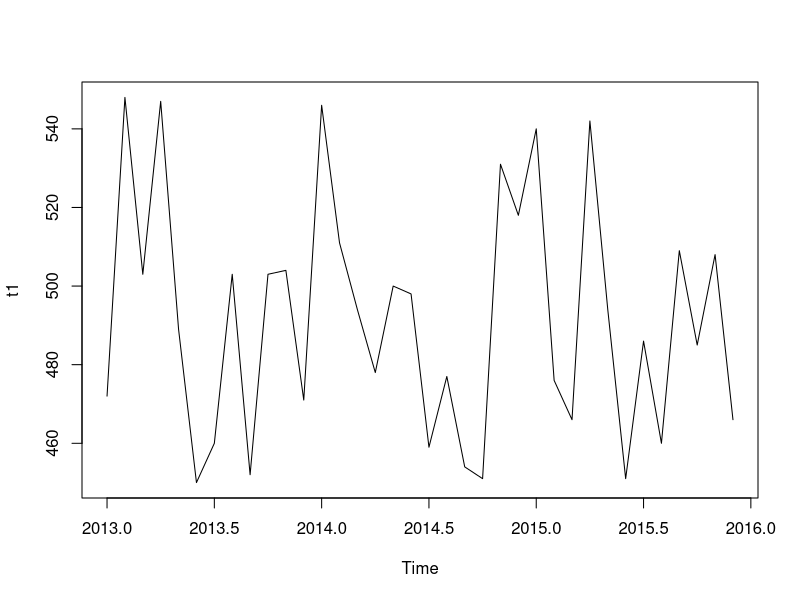
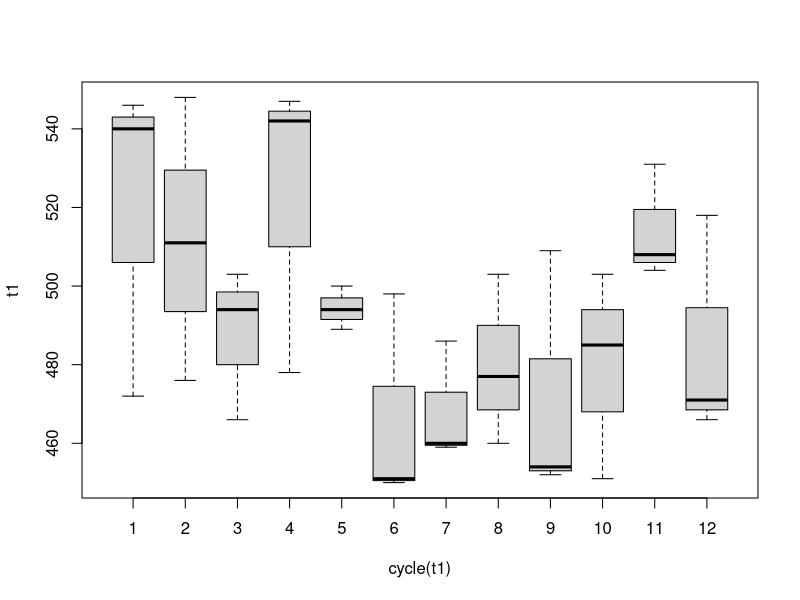
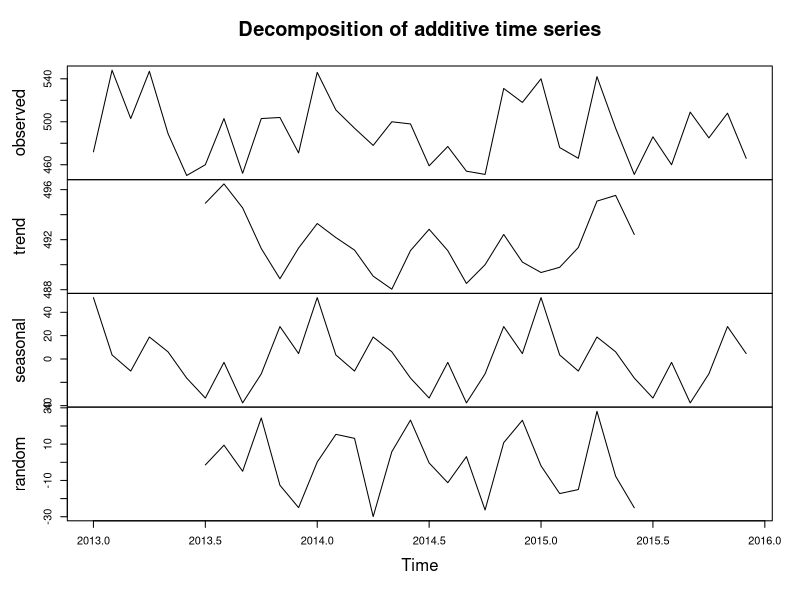
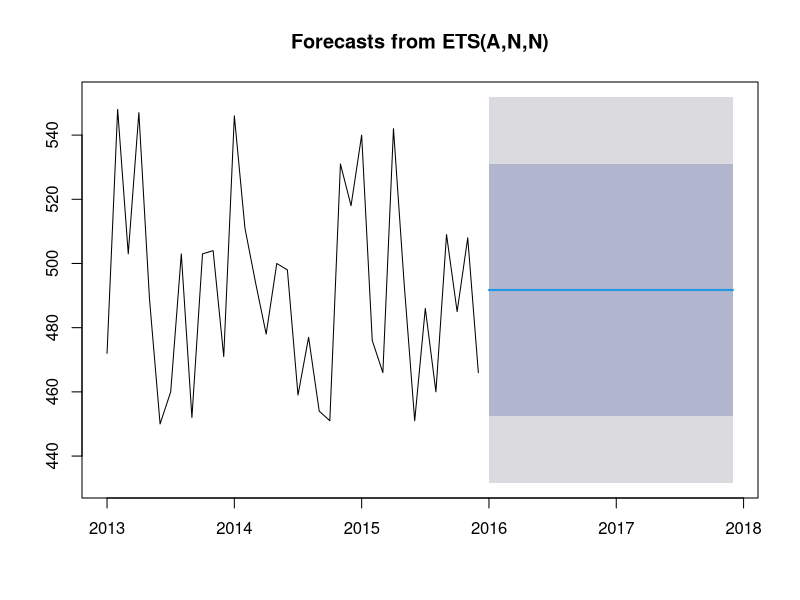
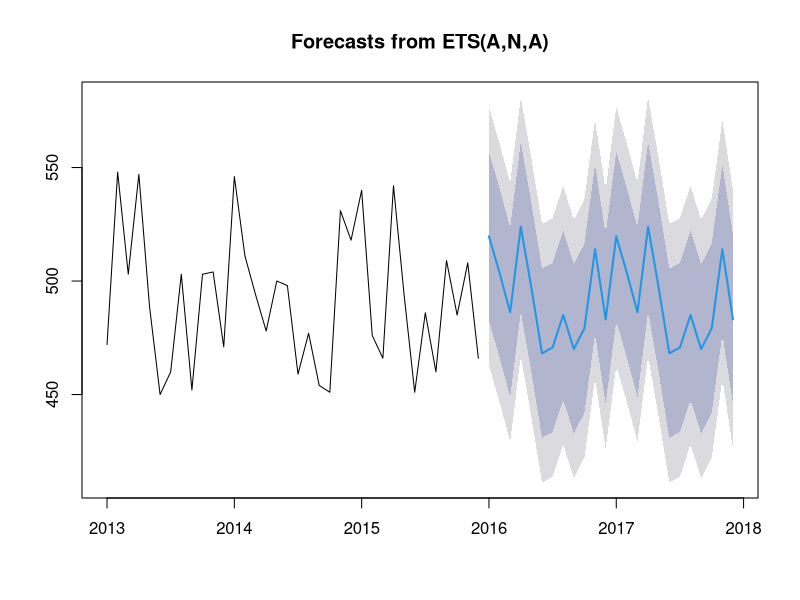
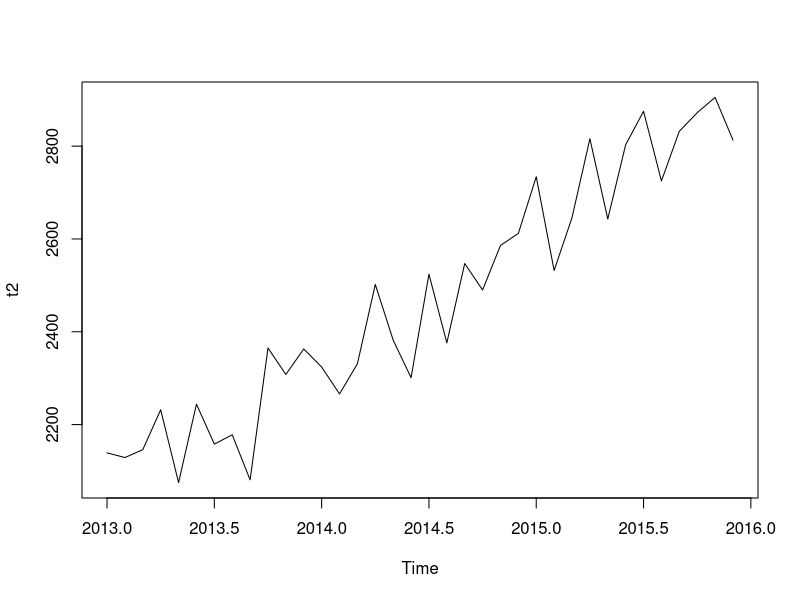
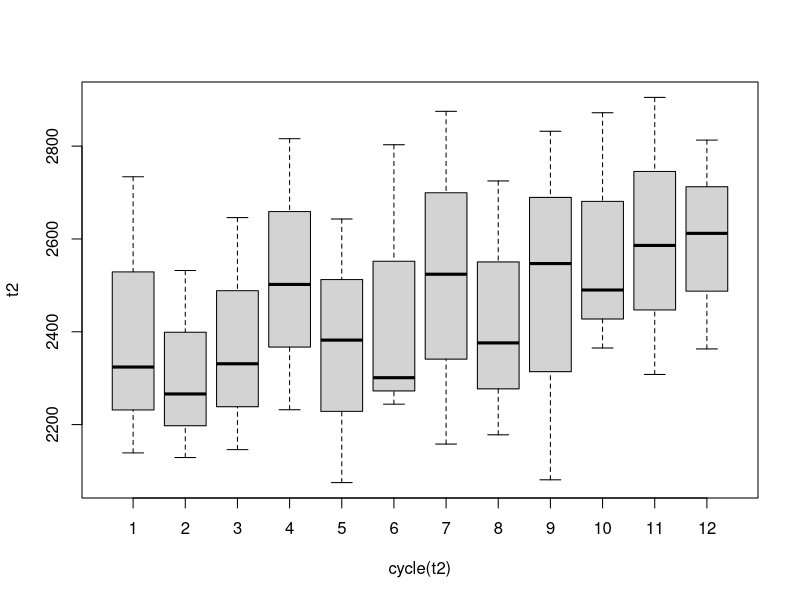
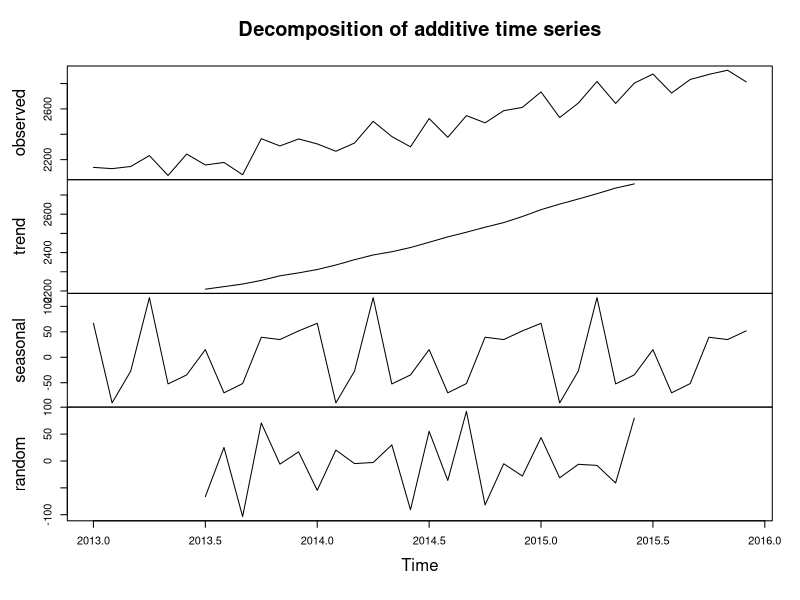

Reproduce these figures in R, in order. (Note: this script raises an error after producing the figures.)
# Loading Libraries
if (!require("forecast")) install.packages("forecast"); library(forecast)

# Functions
rmse <- function(error)
{
  sqrt(mean(error^2))
}

# Importing Data
raw_data <- read.csv("Sample_TimeSeries.csv")



##### Prod_1 #####

t1 <- ts(raw_data[raw_data$Product == "Prod_1", "Demand"], start = c(2013, 01), freq = 12)

plot(t1) # Erratic within range of about 100 units of demand
boxplot(t1~cycle(t1)) # November to April can be considered high demand months. Seasonality unclear.
plot(decompose(t1)) # Trend within small range. Seasonality explains almost half of erraticity.

# ETS
t1.ets <- ets(t1) # Detected No Seasonality/ Trend. ETS Model Type: A,N,N
plot(forecast(t1.ets, n.ahead = 12))
rmse(t1.ets$residuals) # RMSE = 29.75381

# Custom ETS
t1.ets_2 <- ets(t1, model = "ANA")
plot(predict(t1.ets_2, n.ahead = 12))
rmse(t1.ets_2$residuals) # RMSE = 23.04582, Better than ETS Model Type: A,N,N

# Selecting Result for A,N,A ETS:
prod_1 <- forecast(t1.ets_2, h = 3)



##### Prod_2 #####

t2 <- ts(raw_data[raw_data$Product == "Prod_2", "Demand"], start = c(2013, 01), freq = 12)

plot(t2) # Trending Up - Non Stationary series
boxplot(t2~cycle(t2)) # Minor Seasonality
plot(decompose(t2)) # Obvious Trend
acf(t2) # Anticipated due to Linear Trend
pacf(t2) # No evidence of Auto-Regression
plot(decompose(diff(t2))) # First order differential does not bring about stationarity
plot(decompose(diff(diff(t2)))) # Second order differential appears stationary
acf(diff(diff(t2))) # ACF plot of second order differential suggests MA coefficient of 1
pacf(diff(diff(t2))) # PACF plot of second order differential suggests AR coefficient of 3

# Corresponding ARIMA model
t2.arima <- arima(t2, order = c(3,2,1)) # AIC = 413.98

# Best practise to try nearby values of AR and MA coefficient
t2.arima_test <- arima(t2, order = c(2,2,1)) # AIC = 415.49
t2.arima_test <- arima(t2, order = c(4,2,1)) # AIC = 415.92
t2.arima_test <- arima(t2, order = c(3,2,0)) # AIC = 424.65
t2.arima_test <- arima(t2, order = c(3,2,2)) # AIC = 416.05

# Auto Arima Function from forecast package suggests ARIMA(0,1,2)
t2.aa <- auto.arima(t2, ic = "aic") # AIC = 415.39
plot(forecast(t2.aa, h = 12))

# Lowest AIC achieved with ARIMA(3,2,1) model
t2.predict <- predict(t2.arima, n.ahead = 12); ts.plot(t2, t2.predict$pred, lty=1:2) # Captures Trend. Fails to capture Seasonality.
plot(t2.arima$residuals) # Appear to be white noise
rmse(t2.arima$residuals) # RMSE = 80.75743

# Applying Holt Winters Forecast
t2.hw <- HoltWinters(t2); plot(t2.hw)
# Best fit is found with parameters alpha = 0.16, beta = 0.08, gamma = 0.88
# Small alpha justified as trend is linear throughout. Small beta justified due to zig-zag nature. 
# Oversensitive to Seasonality. Will emulate previous years seasonality almost completely.
ts.plot(t2, predict(t2.hw, n.ahead = 12), lty=1:2)
(t2.hw$SSE/36)^0.5 # RMSE = 76.85733

t2.ets_1 <- ets(t2); plot(t2.ets_1)
# ETS method gives best fit for alpha = beta = 0.0583. Ignores seasonality.
t2.predict <- predict(t2.ets_1, n.ahead = 12); ts.plot(t2, ts(t2.predict$mean[1:12], freq = 12, start = c(2016, 01)), lty=1:2)
rmse(t2.ets_1$residuals) # RMSE = 82.32962

t2.ets_2 <- ets(t2, model = "AAA"); plot(t2.ets_2)
# ETS method gives best fit for alpha = 0.1284, beta = 1e-04, gamma = 1e-04
t2.predict <- predict(t2.ets_2, n.ahead = 12); ts.plot(t2, ts(t2.predict$mean[1:12], freq = 12, start = c(2016, 01)), lty=1:2)
# Less sensitive to Seasonality. Final Forecast.
rmse(t2.ets_2$residuals) # RMSE = 63.99216, Lowest So Far. Using AAA ETS For Results.

prod_2 <- forecast(t2.ets_2, h = 3)



##### Prod_3 #####

t3 <- ts(raw_data[raw_data$Product == "Prod_3", "Demand"], start = c(2013, 01), freq = 12)

plot(t3) # Trending Down - Non Stationary series
boxplot(t3~cycle(t3)) # Minor Seasonality, Mostly attributed to Decreasing Trend
plot(decompose(t3)) # Trend Dictates Time Series
acf(t3) # AR Component as expected
pacf(t3) # Auto-Regression with lag 1
plot(decompose(diff(t3))) # First order differential brings little stationarity. Trend is contanimated.
acf(diff(t3)) # ACF plot of first order differential no MA component

# Attempting Exponential Smoothing Method with low response to seasonality
t3.ets <- ets(t3, model = "AAN")
t3.predict <- t3.predict <- predict(t3.ets, n.ahead = 12); ts.plot(t3, ts(t3.predict$mean[1:12], freq = 12, start = c(2016, 01)), lty=1:2)
rmse(t3.ets$residuals) # RMSE = 41.06534

t3.ets_2 <- ets(t3, model = "AAA")
t3.predict <- predict(t3.ets_2, n.ahead = 12); ts.plot(t3, ts(t3.predict$mean[1:12], freq = 12, start = c(2016, 01)), lty=1:2)
# alpha = 0.000108, beta = 0.000106, gamma = 0.00168. Inline with a consistently decreasing time series.
rmse(t3.ets_2$residuals) # RMSE = 38.80471. Better Model.

prod_3 <- forecast(t3.ets_2, h = 3)



##### Prod_4 #####
t4 <- ts(raw_data[raw_data$Product == "Prod_4", "Demand"], start = c(2013, 01), freq = 12)

plot(t4) # Trending Up, Appears Seasonal
boxplot(t4~cycle(t4)) # Strong Seasonality in Winters
plot(decompose(t4)) # Time Series well explained by Trend and Seasonality. 
plot(acf(diff(t4))) #Supports Annual Seasonality

t4.ets <- ets(t4, model = "AAA")
t4.predict <- forecast(t4.ets, h = 12); ts.plot(t4, ts(t4.predict$mean[1:12], freq = 12, start = c(2016, 01)), lty=1:2)
# Alpha = 0.001078, Beta = 0.000116, Gamma = 0.004372
rmse(t4.ets$residuals) # RMSE = 45.4825

prod_4 <- forecast(t4.ets, h = 3)



##### Prod_5 #####
t5 <- ts(raw_data[raw_data$Product == "Prod_5", "Demand"], start = c(2013, 01), freq = 12)

plot(t5) # Trending Up with 2 spikes annually
boxplot(t5~cycle(t5)) # Strong Seasonal effects observed in July and November
plot(decompose(t5)) 
pacf(t5) # Stong Annual Seasonality

# Attempting Exponential Smoothing Method with sensitivity to seasonality
t5.hw <- HoltWinters(t5); plot(t5.hw) # Fits very well
# Alpha = 0.5657, Beta = 0.001527, Gamma = 0.1911
ts.plot(t5, predict(t5.hw, n.ahead = 12), lty=1:2)
(t5.hw$SSE/36)^0.5 # RMSE = 96.235

prod_5 <- forecast(t5.hw, h = 3)



##### Prod_6 #####
t6 <- ts(raw_data[raw_data$Product == "Prod_6", "Demand"], start = c(2013, 01), freq = 12)

plot(t6)
boxplot(t6~cycle(t6)) # Strong Annual Seasonality
plot(decompose(t6))

t6.hw <- HoltWinters(t6); plot(t6.hw)
ts.plot(t6, predict(t6.hw, n.ahead = 12), lty=1:2)
(t6.hw$SSE/36)^0.5 # RMSE = 46.05257

t6.ets <- ets(t6, model = "AAA")
t6.predict <- predict(t6.ets, n.ahead = 12); ts.plot(t6, ts(t6.predict$mean[1:12], freq = 12, start = c(2016, 01)), lty=1:2)
rmse(t6.ets$residuals) # RMSE = 40.09659

t6.ets_2 <- ets(t6)
t6.predict <- predict(t6.ets_2, n.ahead = 12); ts.plot(t6, ts(t6.predict$mean[1:12], freq = 12, start = c(2016, 01)), lty=1:2)
rmse(t6.ets_2$residuals) # RMSE = 0.030928

prod_6 <- forecast(t6.ets_2, h = 3)

##### Prod_7 #####
t7 <- ts(raw_data[raw_data$Product == "Prod_7", "Demand"], start = c(2013, 01), freq = 12)

plot(t7)
boxplot(t7~cycle(t7)) # Seasonal. Dips in March and August/
plot(decompose(t7)) # Consistent Trend, Randomness Minimized.

acf(t7)
pacf(t7)

plot(diff(t7))
plot(pacf(diff(t7)))

# Auto ARIMA
t7.arima <- auto.arima(t7, ic = "aic") # ARIMA(0,0,0)(1,1,0)[12]
plot(forecast(t7.arima, h = 12))
rmse(t7.arima$residuals) #RMSE = 75.7521

# ETS
t7.ets <- ets(t7)
plot(predict(t7.ets, n.ahead = 12))
rmse(t7.ets$residuals) #RMSE = 0.003400456

# Selecting ETS model for Results
prod_7 <- forecast(t7.ets, h = 3)



##### Prod_8 #####
t8 <- ts(raw_data[raw_data$Product == "Prod_8", "Demand"], start = c(2013, 01), freq = 12)

plot(t8) # Cyclic Demand. 
boxplot(t8~cycle(t8)) # High Demand in Winters. Low Demand in September.
plot(decompose(t8)) # Range of Randomness more than Range of Trend

acf(t8)
pacf(t8) # Auto-Regression with lag 1

# Auto ARIMA
t8.arima <- auto.arima(t8, ic = "aic") # Model Selects Seasonal ARIMA with order (1,0,0)(1,0,0)[12]
plot(forecast(t8.arima, h = 12))
rmse(t8.arima$residuals) #RMSE = 13.98552

# ETS with Level and Seasonal Components will perform better. Model Type: ANA
t8.ets <- ets(t8, model = "ANA")
t8.predict <- predict(t8.ets, n.ahead = 12); ts.plot(t8, ts(t8.predict$mean[1:12], freq = 12, start = c(2016, 01)), lty=1:2)
rmse(t8.ets$residuals) #RMSE = 8.760234

# Letting Algorithm decide model type.
t8.ets_2 <- ets(t8) # Model Type determind: MNA
t8.predict <- predict(t8.ets_2, n.ahead = 12); ts.plot(t8, ts(t8.predict$mean[1:12], freq = 12, start = c(2016, 01)), lty=1:2)
rmse(t8.ets_2$residuals) #RMSE = 0.035409, Significantly less

# Selecting ETS with Model(MNA) for Results
prod_8 <- forecast(t8.ets_2, h = 3)



##### Prod_9 #####
t9 <- ts(raw_data[raw_data$Product == "Prod_9", "Demand"], start = c(2013, 01), freq = 12)

plot(t9) # Cyclic Demand
boxplot(t9~cycle(t9)) # Big uptick in February, Annual Trend Prominent
plot(decompose(t9)) # Evident Seasonality, Range of Trend is negligible

# ETS Method (ANA) giving more importance to Level. Alpha higher than needed. Gamma, Low. 
t9.ets <- ets(t9);
t9.predict <- forecast(t9.ets, h = 12); ts.plot(t9, ts(t9.predict$mean[1:12], freq = 12, start = c(2016, 01)), lty=1:2)
rmse(t9.ets$residuals) #RMSE = 5.784867

# Holt Winter Method choosing alpha = beta = 0. Gamma = 1. Model will implement last cycle's seasonality only.
t9.hw <- HoltWinters(t9); plot(t9.hw)
ts.plot(t9, predict(t9.hw, n.ahead = 12), lty = 1:2)
# RMSE = 6.819834
(t9.hw$SSE/36)^0.5

# Attempting Auto-Arima
acf(t9)
pacf(t9) # Strong dependence on lag 1 and lag 12

t9.arima <- auto.arima(t9, ic = "aic") # Gives us Seasonal ARIMA with order: (0,0,0)(0,1,0)[12]
# This will give us same result as Holt Winter with alpha = beta = 0 and gamma = 1
plot(forecast(t9.arima, h = 12))
rmse(t9.arima$residuals) # RMSE = 6.86247, Almost Same as Holt Winter Method

#Selecting Seasonal ARIMA for results
prod_9 <- forecast(t9.arima, h = 3)




##### Prod_10 #####
t10 <- ts(raw_data[raw_data$Product == "Prod_10", "Demand"], start = c(2013, 01), freq = 12)

plot(t10) # Intermittent Demand
boxplot(t10~cycle(t10)) # All Statistics will be misleading with such sparse data
plot(decompose(t10)) # No Trend. Comparable randomness. Very slgiht seasonality.

# Croston Method for Intermittent Demand
t10.croston <- croston(t10, h = 12)
t10.predict.croston <- predict(t10.croston); plot(t10.predict.croston)

# Aggregating Demand Quaterly
test <- raw_data[raw_data$Product == "Prod_10",]
test$index <- ceiling(seq(1,36,1)/3)
test <- aggregate(list(Demand = test$Demand), by = list(index = test$index), FUN = sum)

t10_quaterly <- ts(test$Demand, start = c(2013, 01), freq = 4)

plot(t10_quaterly) # Erratic
boxplot(t10_quaterly~cycle(t10_quaterly)) # First Quarter usually has higher demand
plot(decompose(t10_quaterly)) # Randomness range higher than seasonality and trend.

acf(t10_quaterly) # Could Try MA coefficient 1
pacf(t10_quaterly) # Could try AR coefficient 1

t10_quaterly.arima <- arima(t10_quaterly, order = c(1,0,1))
t10_quaterly.predict <- forecast(t10_quaterly.arima, h = 4); ts.plot(t10_quaterly, t10_quaterly.predict$pred, lty=1:2) # Captures Trend. Fails to capture Seasonality.

# Both methods yield similar results ie Quaterly demand of ~2.5
# Using monthly results from Croston Method

prod_10 <- forecast(t10.croston, h = 3)




# Collecting Results

result <- cbind(data.frame(c(prod_1$mean,prod_2$mean,prod_3$mean,prod_4$mean,prod_5$mean,
            prod_6$mean,prod_7$mean,prod_8$mean,prod_9$mean,prod_10$mean)),
            rep(c(201601, 201602, 201603), 10),
            c(rep('Prod_1', 3), rep('Prod_2', 3), rep('Prod_3', 3), rep('Prod_4', 3), rep('Prod_5', 3),
              rep('Prod_6', 3), rep('Prod_7', 3), rep('Prod_8', 3), rep('Prod_9', 3), rep('Prod_10', 3))
            ); colnames(result) <- c('Forecast', 'Date', 'Product')

result$Forecast <- trunc(result$Forecast + 0.5)

result <- merge(raw_data, result, by = c('Date', 'Product'), all = TRUE)

write.csv(result, '~/Downloads/Result_ParthSood/Task2_Results.csv', row.names = FALSE)